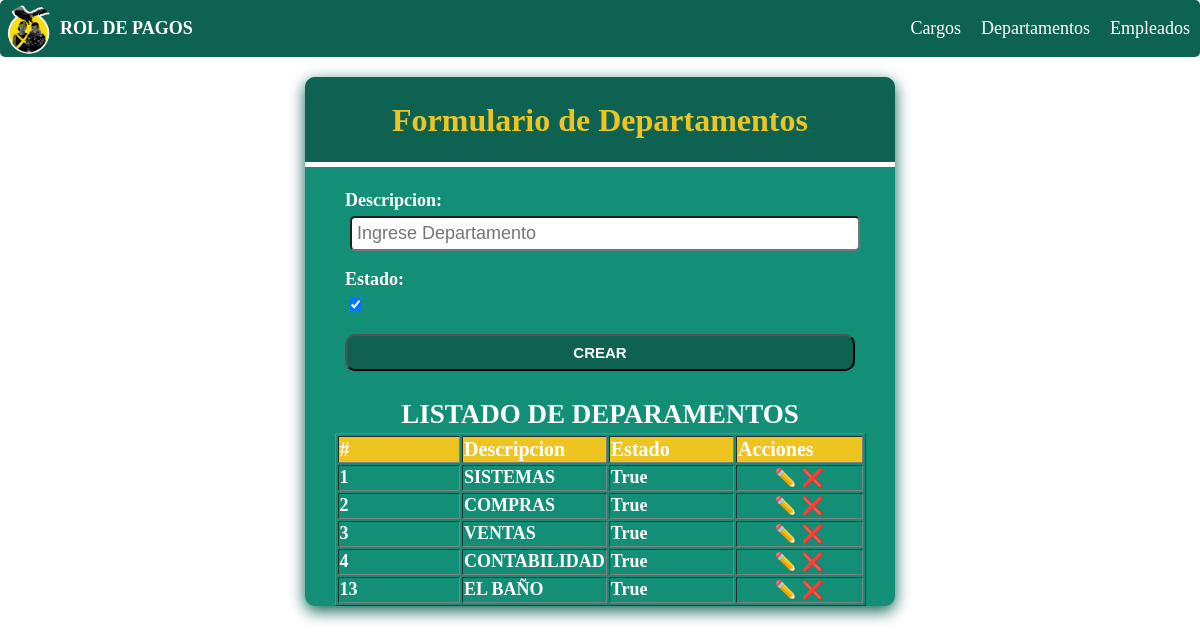
Page /dpto/ on the committed database.
### appnomina/models.py (models this page shows, shortened)
class Departamento(models.Model):
    descripcion = models.CharField(max_length=100, blank=False, null=True)
    estado = models.BooleanField(default=True)
    fecha_creacion = models.DateTimeField(auto_now_add=False, auto_now=True)
    class Meta:
        verbose_name = "Departamento"
        verbose_name_plural = "Departamentos"
        ordering = ['id']

### appnomina/views.py (the view)
# urls.py: path('dpto/',crearDepartamento,name="departamento" ),
def crearDepartamento(request):
    if request.method == "POST":
        print("entró por post ")
        departamento_form = DepartamentoForm(request.POST)
        if departamento_form.is_valid():
            departamento_form.save()
    else:
        print("entró por get ")
    departamento_form = DepartamentoForm()
    departamentos = Departamento.objects.all()
    return render(request, "pages/departamento.html", {'departamentoForm':departamento_form, 'departamentos':departamentos, 'accion':'Crear'})

### appnomina/forms.py
class DepartamentoForm(forms.ModelForm):
    class Meta:
        model = Departamento
        fields = ['descripcion','estado']
        widgets = {
            'descripcion':forms.TextInput(attrs={
                'placeholder':'Ingrese Departamento',
                'class':'form-group',
                'required':True
            }),
        }

### templates/pages/departamento.html (shortened to what this page needs)
{% extends "inicio.html" %}
{% load static %}
{% block css %}
<link rel="stylesheet" href="{% static 'css/form.css' %}" />
{% endblock %}
{% block contenido %}
<section class="form-container">
  <div class="form-header">
    <h1>Formulario de Departamentos</h1>
  </div>
  <form method="POST" id="form-departamento" class="form">
    {{ departamentoForm.as_p}}
    <button
    id="enviar"
    type="submit"
    name="enviar">
      {{accion}}
    </button>
  </form>
  <div class="consulta none table-responsive" id="consulta">
    <h2>Listado de Deparamentos</h2>
    <table class="consulta-est" id="consulta-est" border="1">
      <thead>
        <th>#</th>
        <th>Descripcion</th>
        <th>Estado</th>
        <th>Acciones</th>
      </thead>
      <tbody class="detalle-est" id="detalle-est">
        {% for departamento in departamentos %}
        <tr>
          <td>{{departamento.id}}</td>
          <td>{{departamento.descripcion}}</td>
          <td>{{departamento.estado}}</td>
          <td class="acciones">
            <a href="{% url 'editar_departamento' departamento.id %}">✏️</a>
            <a href="{% url 'eliminar_departamento' departamento.id %}">❌</a>
          </td>
        </tr>
        {% endfor %}
      </tbody>
    </table>
  </div>
</section>
{% endblock %}

### templates/inicio.html (shortened to what this page needs)
{% load static %}
<!DOCTYPE html>
<html lang="es">
  <head>
    <link rel="stylesheet" href="{% static 'css/main.css' %}">
    <link rel="stylesheet" href="{% static 'css/header.css' %}">
    {% block css %} {% endblock %}
  </head>
  <body>
    <header class="header">
      <nav class="navegacion">
        <a href="{% url 'inicio' %}" class="logo">
          <img src="{% static 'img/top2.png' %}" width="50px" alt="logo">
          <div class="logo">
               ROL DE PAGOS
           </div>
        </a>
        <ul class="menu">
          <li><a href="{% url 'cargo' %}">Cargos</a></li>
          <li><a href="{% url 'departamento' %}">Departamentos</a></li>
          <li><a href="{% url 'empleado' %}">Empleados</a></li>
        </ul>
      </nav>
    </header>
    <main>
      {% block contenido %}{% endblock %}
    </main>
  </body>
</html>

### static/css/main.css (style rules this page uses)
:root { --primary-color: #0E6251; --secundary-color: #9c000e; --boton-success:#81f0b2; --boton-secundary:#148F77; --boton-warning:#eec520; --boton-cancelar:#fe4093; --font-size:18px; --font-color:#000; --font-color-reverse:#fff; }
html { box-sizing: border-box; font-size: var(--font-size); scroll-behavior: smooth; color:var(--font-color); }
*,*:before,*:after { box-sizing: inherit; }
body { margin:0; overflow-x: hidden; box-sizing: inherit; background: url("../img/m.png"); background-size: cover; }
main { margin:0 10px; margin-top: 20px; }
img { max-width: 100%; height: auto; }
a { text-decoration: none; color:var(--font-color-reverse) }
li { list-style:none; }

### static/css/header.css (style rules this page uses)
.header { background-color: var(--primary-color); border-radius: 5px; }
.navegacion { display: flex; flex-direction: row; justify-content: space-between; align-items: center; }
.logo { display: flex; align-items: center; font-weight: 900; color: var(--font-color-reverse); margin-left: 5px; }
.logo img { border-radius:50%; }
.menu { display: flex; }
.menu li { padding: 0 10px; }

### static/css/form.css (style rules this page uses)
.form-container { background-color: var(--boton-secundary); max-width: 50%; min-width: 240px; border-radius: 10px; box-shadow: 0px 5px 16px 0px var(--primary-color); overflow: hidden; color: var(--font-color-reverse); font-weight: 900; margin: 0 auto; }
.form-header { background: var(--primary-color); padding: 1px; text-align: center; border-bottom: 5px solid var(--font-color-reverse); line-height:30px; }
.form-header h1 { color: var(--boton-warning); font-size: 32px; }
form { padding: 5px 40px; }
.form-group input, .form-group select, .form-group textarea, .form-group { display: block; width: 100%; padding: 5px; margin: 5px; font-size: 1rem; border-radius: 5px; }
.form label { margin: 5px auto; display: block; }
.form button { display: block; width: 100%; padding: 8px; background: var(--primary-color); border-radius: 10px; color: var(--font-color-reverse); cursor: pointer; font-weight: 900; font-size: 15px; text-transform: uppercase; transition: background-color 0.3s ease-in-out; }
.table-responsive { width: 100%; overflow-y: hidden; -ms-overflow-style: -ms-autohiding-scrollbar; display: flex; flex-direction:column; justify-content: center; align-items: center; }
.consulta h2 { color: var(--font-color-reverse); text-transform: uppercase; margin-bottom: 3px; }
.consulta-est { width: 90%; }
.consulta-est th { background-color: var(--boton-warning); color:var(--font-color-reverse); font-size:20px; text-align: center; }
.consulta-est th, td { width: 25%; text-align: left; }
.detalle-est .acciones { text-align: center; }

### rows in the picture
Departamento: id "1", descripcion "SISTEMAS", estado "True"
Departamento: id "2", descripcion "COMPRAS", estado "True"
Departamento: id "3", descripcion "VENTAS", estado "True"
Departamento: id "4", descripcion "CONTABILIDAD", estado "True"
Departamento: id "13", descripcion "EL BAÑO", estado "True"

### other values in the picture
{{ accion }} "CREAR"
